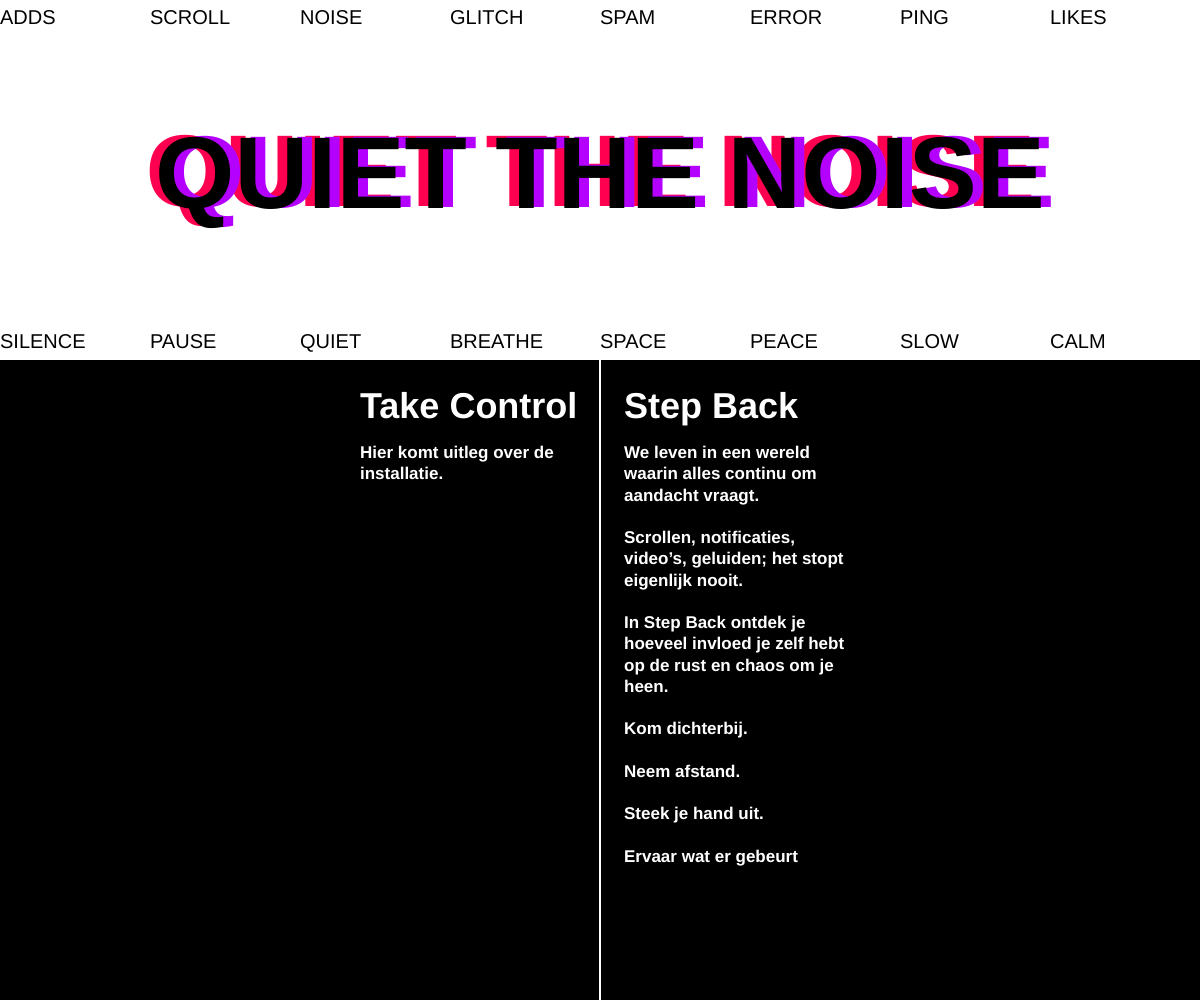
Frame 1 (no input)
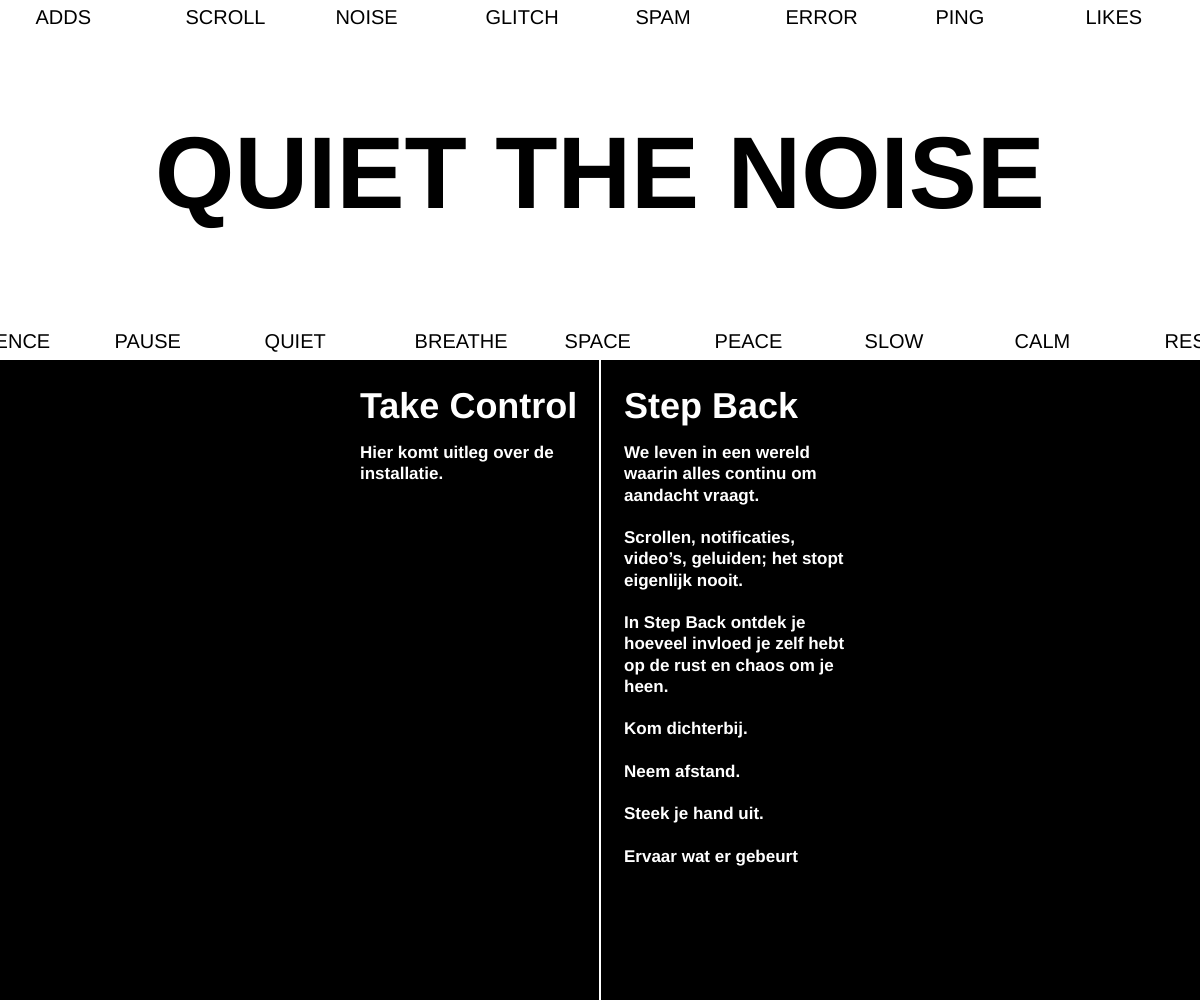
Frame 60 (no input)
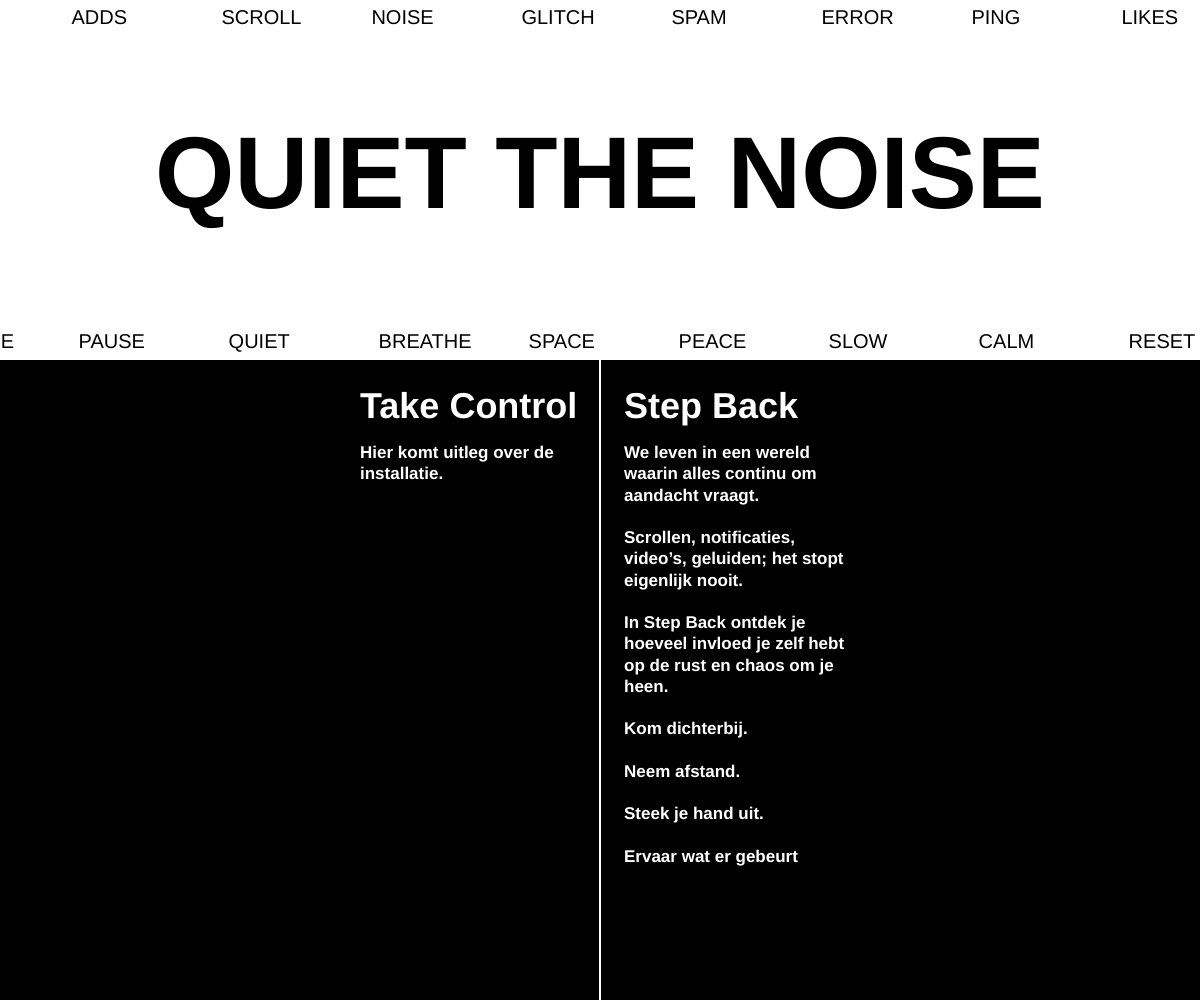
Frame 120 (the mouse pressed at the canvas centre since frame 60)

The p5.js sketch that drew these frames (run headless with seeded random() and noise() and a simulated clock; from frame 60 on, the mouse is pressed at the canvas centre):

// p5.js sketch
// ── sketch.js
let topWords = ["ADDS", "SCROLL", "NOISE", "GLITCH", "SPAM", "ERROR", "PING", "LIKES", "CHAOS", "FOMO"];
let bottomWords = ["SILENCE", "PAUSE", "QUIET", "BREATHE", "SPACE", "PEACE", "SLOW", "CALM", "RESET", "FLOW"];

let topX = 0;
let bottomX = 0;

function setup() {
  createCanvas(windowWidth, windowHeight);
  textFont("Helvetica");
}

function draw() {
  background(0);

  let whiteHeight = height * 0.36;

  // WITTE BOVENVLAK
  fill(255);
  noStroke();
  rect(0, 0, width, whiteHeight);

  // TEKSTLINTEN
  drawMovingRibbon(topWords, topX, 18, 1);
  drawMovingRibbon(bottomWords, bottomX, whiteHeight - 18, -1);

  topX += 0.6;
  bottomX -= 0.6;

  // GLITCH TITEL
  drawGlitchTitle("QUIET THE NOISE", width / 2, whiteHeight / 2);

  // ZWARTE ONDERKANT
  drawStaticBottom(whiteHeight);
}

function drawMovingRibbon(words, xOffset, y, direction) {
  textSize(20);
  textStyle(NORMAL);
  textAlign(LEFT, CENTER);

  let spacing = 150;
  let totalWidth = words.length * spacing;

  let x = xOffset % totalWidth;

  if (direction === 1) {
    x -= totalWidth;
  }

  for (let repeat = -1; repeat < 4; repeat++) {
    for (let i = 0; i < words.length; i++) {
      fill(0);
      text(words[i], x + i * spacing + repeat * totalWidth, y);
    }
  }
}

function drawGlitchTitle(title, x, y) {
  textAlign(CENTER, CENTER);
  textStyle(BOLD);
  textSize(width * 0.085);

  let glitchActive = frameCount % 180 < 18;

  if (glitchActive) {
    fill(255, 0, 80);
    text(title, x - random(4, 12), y + random(-3, 3));

    fill(180, 0, 255);
    text(title, x + random(4, 12), y + random(-3, 3));
  }

  fill(0);
  text(title, x, y);
}

function drawStaticBottom(startY) {
  let leftX = width * 0.30;
  let rightX = width * 0.52;

  stroke(255);
  strokeWeight(2);
  line(width / 2, startY, width / 2, height);

  noStroke();
  fill(255);
  textAlign(LEFT, TOP);

  textStyle(BOLD);
  textSize(36);
  text("Take Control", leftX, startY + 30);
  text("Step Back", rightX, startY + 30);

  textSize(17);
  textStyle(BOLD);

  text(
    "Hier komt uitleg over de\ninstallatie.",
    leftX,
    startY + 85
  );

  text(
    "We leven in een wereld\nwaarin alles continu om\naandacht vraagt.\n\nScrollen, notificaties,\nvideo’s, geluiden; het stopt\neigenlijk nooit.\n\nIn Step Back ontdek je\nhoeveel invloed je zelf hebt\nop de rust en chaos om je\nheen.\n\nKom dichterbij.\n\nNeem afstand.\n\nSteek je hand uit.\n\nErvaar wat er gebeurt",
    rightX,
    startY + 85
  );
}

function windowResized() {
  resizeCanvas(windowWidth, windowHeight);
}
